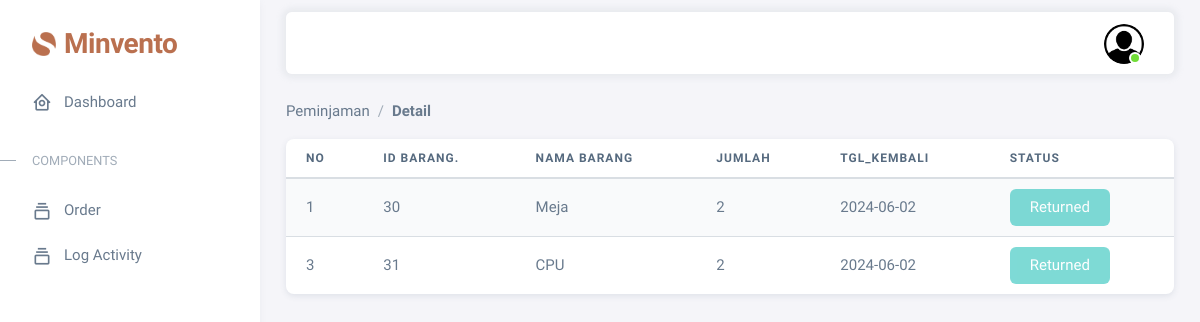
Screenshot of /dashboard/kantor/riwayat_pem_dtl.php?id_peminjaman=5 with the database file from the repository.
### tables this page shows
CREATE TABLE `peminjaman_dtl` (
  `id_peminjaman_dtl` int(11) NOT NULL,
  `id_peminjaman` int(11) NOT NULL,
  `id_barang` int(11) NOT NULL,
  `jumlah` int(11) NOT NULL,
  `tgl_pengembalian_dtl` date NOT NULL DEFAULT current_timestamp(),
  `status` enum('dipinjam','dikembalikan') NOT NULL
);

CREATE TABLE `barang` (
  `id_barang` int(11) NOT NULL,
  `id_user` int(11) NOT NULL,
  `nama_barang` varchar(30) NOT NULL,
  `kategori` varchar(20) NOT NULL,
  `stok` int(11) NOT NULL,
  `lokasi` varchar(20) NOT NULL,
  `harga` decimal(10,0) NOT NULL,
  `deskripsi` varchar(100) NOT NULL,
  `status_barang` enum('Baik','Rusak','Dipinjam','Maintenance') NOT NULL
);

### dashboard/kantor/riwayat_pem_dtl.php (the view, shortened to what this page needs)
<?php
    include '../../controller/koneksi.php';
?>
<!DOCTYPE html>
<html
  lang="en"
  class="light-style layout-menu-fixed"
  dir="ltr"
  data-theme="theme-default"
  data-assets-path="../../assets/"
  data-template="vertical-menu-template-free"
>
  <head>
    <link rel="stylesheet" href="../../assets/vendor/fonts/boxicons.css" />
    <link rel="stylesheet" href="../../assets/vendor/css/core.css" class="template-customizer-core-css" />
    <link rel="stylesheet" href="../../assets/vendor/css/theme-default.css" class="template-customizer-theme-css" />
    <link rel="stylesheet" href="../../assets/css/demo.css" />
    <link rel="stylesheet" href="../../assets/vendor/libs/perfect-scrollbar/perfect-scrollbar.css" />
    <link rel="stylesheet" href="../../assets/vendor/libs/apex-charts/apex-charts.css" />
  </head>
  <body>
    <div class="layout-wrapper layout-content-navbar">
      <div class="layout-container">
        <?php
          include '../../partials/aside.php';
        ?>
        <div class="layout-page">
          <?php
            include '../../partials/navbar.php';
          ?>
          <div class="content-wrapper">
            <div class="container flex-grow-1 container-p-y">
              <nav aria-label="breadcrumb">
                  <ol class="breadcrumb">
                      <li class="breadcrumb-item"><a href="peminjaman.php">Peminjaman</a></li>
                      <li class="breadcrumb-item active" aria-current="page">Detail</li>
                  </ol>
              </nav>
              <div class="card mb-4">
                  <div class="table-responsive text-nowrap">
                          <table class="table table-striped">
                              <thead>
                                  <tr>
                                      <th>NO</th>
                                      <th>ID Barang.</th>
                                      <th>Nama Barang</th>
                                      <th>Jumlah</th>
                                      <th>tgl_kembali</th>
                                      <th>Status</th>
                                  </tr>
                              </thead>
                              <tbody class="table-border-bottom-0">
                              <?php
                                  $query = "SELECT pd.*, b.nama_barang, b.id_barang, b.status_barang, p.id_peminjaman, p.nama_peminjam
                                  FROM peminjaman_dtl pd
                                  JOIN barang b ON pd.id_barang = b.id_barang
                                  JOIN peminjaman p ON p.id_peminjaman = pd.id_peminjaman
                                  WHERE pd.id_peminjaman = {$_GET['id_peminjaman']} ";
                                  $result = $koneksi->query($query);
                                 if ($result && $result->num_rows > 0) {
                                  $no = 1;
                                  while ($row = $result->fetch_assoc()) {
                                    echo "<tr class='clickable-row' data-href='riwayat_pem_dtl.php?id_peminjaman={$row['id_peminjaman']}'>";
                                    echo "<td>" . $no++ . "</td>";
                                    echo "<td>" . $row['id_barang'] . "</td>";
                                    echo "<td>" . $row['nama_barang'] . "</td>";
                                    echo "<td>" . $row['jumlah'] . "</td>";
                                    echo "<td>" . $row['tgl_pengembalian_dtl'] . "</td>";
                                    echo "<td><button class='btn btn-primary' style='background-color: #3ac7c0; border:none' name='submit' disabled>Returned</button></td>";
                                    echo "</tr>";
                                    $no++;
                                  }
                                } else {
                                  echo "<tr><td colspan='5'>Tidak ada data peminjaman barang</td></tr>";
                                }
                              ?>
                              </tbody>
                          </table>
                      </div>
              </div>
            </div>
          </div>
        </div>
      </div>
    </div>
  </body>
</html>

### rows the page displays
peminjaman_dtl: id_barang.id_barang "30", id_barang.nama_barang "Meja", jumlah "2", tgl_pengembalian_dtl "2024-06-02"
peminjaman_dtl: id_barang.id_barang "31", id_barang.nama_barang "CPU", jumlah "2", tgl_pengembalian_dtl "2024-06-02"
